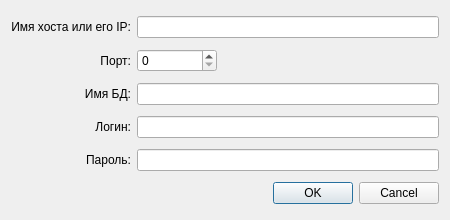
<?xml version="1.0" encoding="UTF-8"?>
<ui version="4.0">
 <class>SetDBConnection</class>
 <widget class="QDialog" name="SetDBConnection">
  <property name="geometry">
   <rect>
    <x>0</x>
    <y>0</y>
    <width>450</width>
    <height>220</height>
   </rect>
  </property>
  <property name="minimumSize">
   <size>
    <width>450</width>
    <height>220</height>
   </size>
  </property>
  <property name="maximumSize">
   <size>
    <width>450</width>
    <height>220</height>
   </size>
  </property>
  <property name="windowTitle">
   <string>Настройка соединения</string>
  </property>
  <property name="windowIcon">
   <iconset resource="resource.qrc">
    <normaloff>:/icon.ico</normaloff>:/icon.ico</iconset>
  </property>
  <property name="sizeGripEnabled">
   <bool>false</bool>
  </property>
  <property name="modal">
   <bool>false</bool>
  </property>
  <layout class="QGridLayout" name="gridLayout">
   <item row="4" column="0">
    <widget class="QLabel" name="lbl_psw">
     <property name="text">
      <string>Пароль:</string>
     </property>
     <property name="alignment">
      <set>Qt::AlignmentFlag::AlignRight|Qt::AlignmentFlag::AlignTrailing|Qt::AlignmentFlag::AlignVCenter</set>
     </property>
    </widget>
   </item>
   <item row="1" column="1">
    <widget class="QSpinBox" name="spin_port">
     <property name="sizePolicy">
      <sizepolicy hsizetype="Fixed" vsizetype="Fixed">
       <horstretch>0</horstretch>
       <verstretch>0</verstretch>
      </sizepolicy>
     </property>
     <property name="minimumSize">
      <size>
       <width>80</width>
       <height>0</height>
      </size>
     </property>
     <property name="baseSize">
      <size>
       <width>20</width>
       <height>0</height>
      </size>
     </property>
     <property name="maximum">
      <number>65535</number>
     </property>
    </widget>
   </item>
   <item row="4" column="1">
    <widget class="QLineEdit" name="line_passw">
     <property name="echoMode">
      <enum>QLineEdit::EchoMode::Password</enum>
     </property>
     <property name="cursorPosition">
      <number>0</number>
     </property>
    </widget>
   </item>
   <item row="0" column="0">
    <widget class="QLabel" name="lbl_host">
     <property name="text">
      <string>Имя хоста или его IP:</string>
     </property>
     <property name="alignment">
      <set>Qt::AlignmentFlag::AlignRight|Qt::AlignmentFlag::AlignTrailing|Qt::AlignmentFlag::AlignVCenter</set>
     </property>
    </widget>
   </item>
   <item row="1" column="0">
    <widget class="QLabel" name="lbl_port">
     <property name="text">
      <string>Порт:</string>
     </property>
     <property name="alignment">
      <set>Qt::AlignmentFlag::AlignRight|Qt::AlignmentFlag::AlignTrailing|Qt::AlignmentFlag::AlignVCenter</set>
     </property>
    </widget>
   </item>
   <item row="2" column="1">
    <widget class="QLineEdit" name="line_base"/>
   </item>
   <item row="2" column="0">
    <widget class="QLabel" name="lbl_base">
     <property name="text">
      <string>Имя БД:</string>
     </property>
     <property name="alignment">
      <set>Qt::AlignmentFlag::AlignRight|Qt::AlignmentFlag::AlignTrailing|Qt::AlignmentFlag::AlignVCenter</set>
     </property>
    </widget>
   </item>
   <item row="3" column="0">
    <widget class="QLabel" name="lbl_login">
     <property name="text">
      <string>Логин:</string>
     </property>
     <property name="alignment">
      <set>Qt::AlignmentFlag::AlignRight|Qt::AlignmentFlag::AlignTrailing|Qt::AlignmentFlag::AlignVCenter</set>
     </property>
    </widget>
   </item>
   <item row="3" column="1">
    <widget class="QLineEdit" name="line_login"/>
   </item>
   <item row="0" column="1">
    <widget class="QLineEdit" name="line_host"/>
   </item>
   <item row="5" column="1">
    <widget class="QDialogButtonBox" name="buttonBox">
     <property name="standardButtons">
      <set>QDialogButtonBox::StandardButton::Cancel|QDialogButtonBox::StandardButton::Ok</set>
     </property>
     <property name="centerButtons">
      <bool>false</bool>
     </property>
    </widget>
   </item>
  </layout>
 </widget>
 <tabstops>
  <tabstop>line_host</tabstop>
  <tabstop>spin_port</tabstop>
  <tabstop>line_base</tabstop>
  <tabstop>line_login</tabstop>
  <tabstop>line_passw</tabstop>
 </tabstops>
 <resources>
  <include location="resource.qrc"/>
 </resources>
 <connections>
  <connection>
   <sender>buttonBox</sender>
   <signal>accepted()</signal>
   <receiver>SetDBConnection</receiver>
   <slot>accept()</slot>
   <hints>
    <hint type="sourcelabel">
     <x>286</x>
     <y>189</y>
    </hint>
    <hint type="destinationlabel">
     <x>224</x>
     <y>109</y>
    </hint>
   </hints>
  </connection>
  <connection>
   <sender>buttonBox</sender>
   <signal>rejected()</signal>
   <receiver>SetDBConnection</receiver>
   <slot>reject()</slot>
   <hints>
    <hint type="sourcelabel">
     <x>286</x>
     <y>189</y>
    </hint>
    <hint type="destinationlabel">
     <x>224</x>
     <y>109</y>
    </hint>
   </hints>
  </connection>
 </connections>
</ui>
